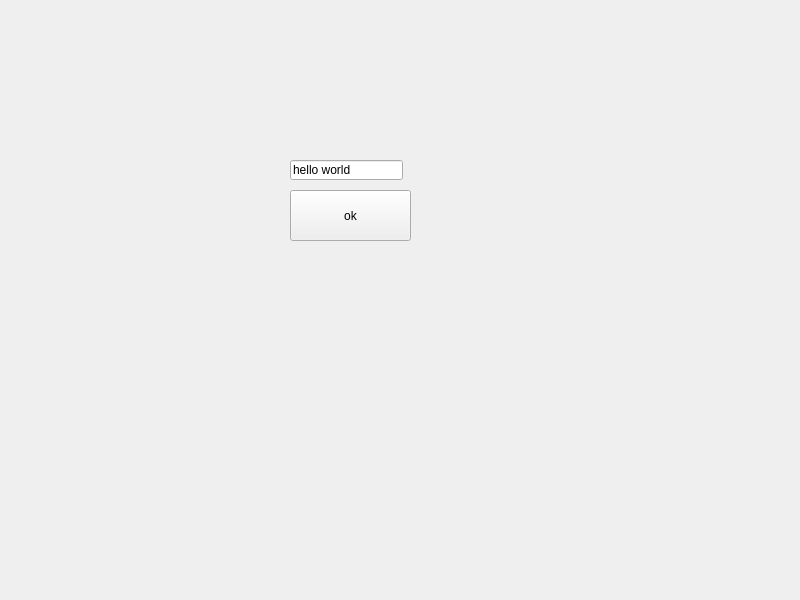
<?xml version="1.0" encoding="UTF-8"?>
<ui version="4.0">
 <class>Widget</class>
 <widget class="QWidget" name="Widget">
  <property name="geometry">
   <rect>
    <x>0</x>
    <y>0</y>
    <width>800</width>
    <height>600</height>
   </rect>
  </property>
  <property name="windowTitle">
   <string>Widget</string>
  </property>
  <widget class="QLineEdit" name="lineEdit">
   <property name="geometry">
    <rect>
     <x>290</x>
     <y>160</y>
     <width>113</width>
     <height>20</height>
    </rect>
   </property>
   <property name="text">
    <string>hello world</string>
   </property>
  </widget>
  <widget class="QPushButton" name="pushButton">
   <property name="geometry">
    <rect>
     <x>290</x>
     <y>190</y>
     <width>121</width>
     <height>51</height>
    </rect>
   </property>
   <property name="text">
    <string>ok</string>
   </property>
  </widget>
 </widget>
 <resources/>
 <connections/>
</ui>
